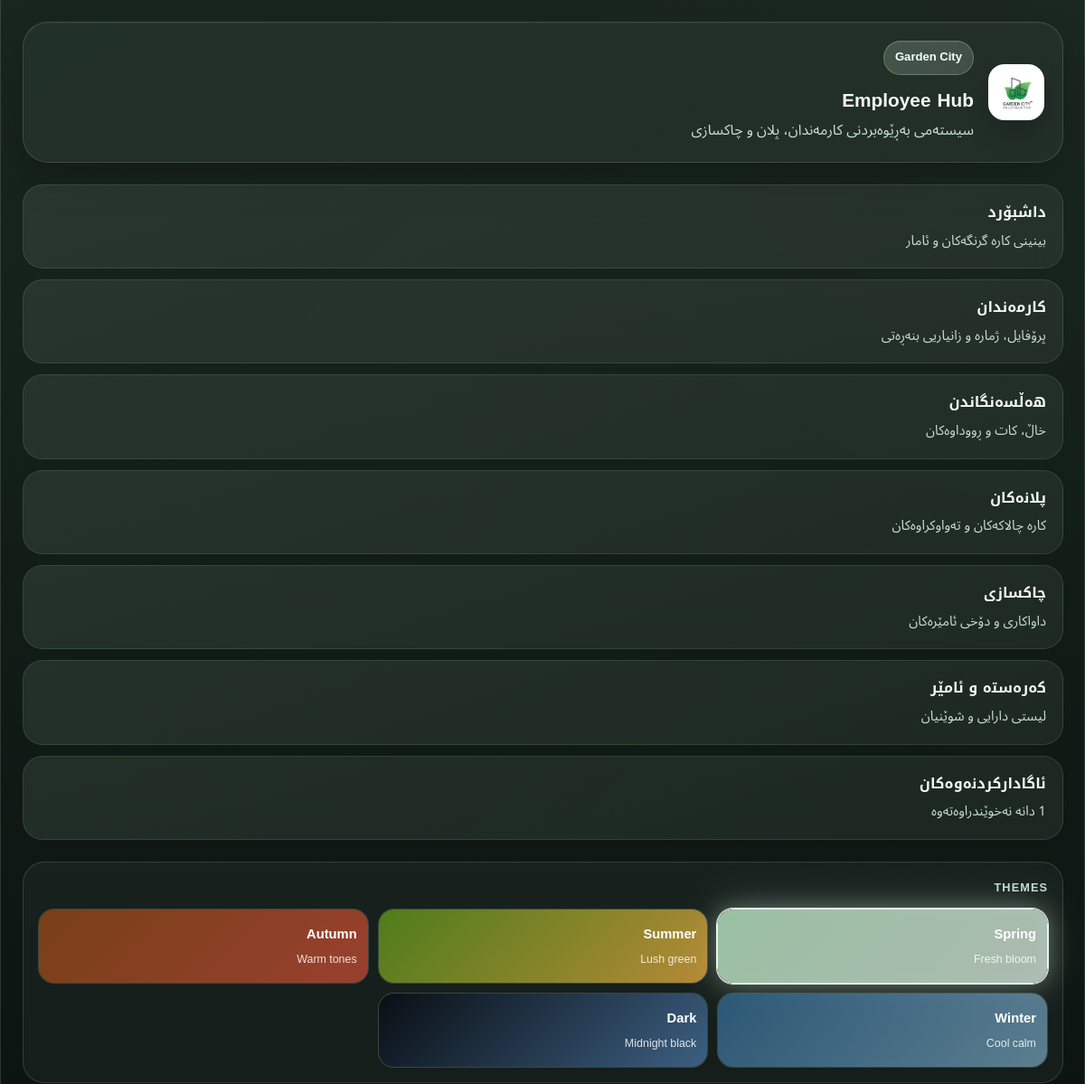
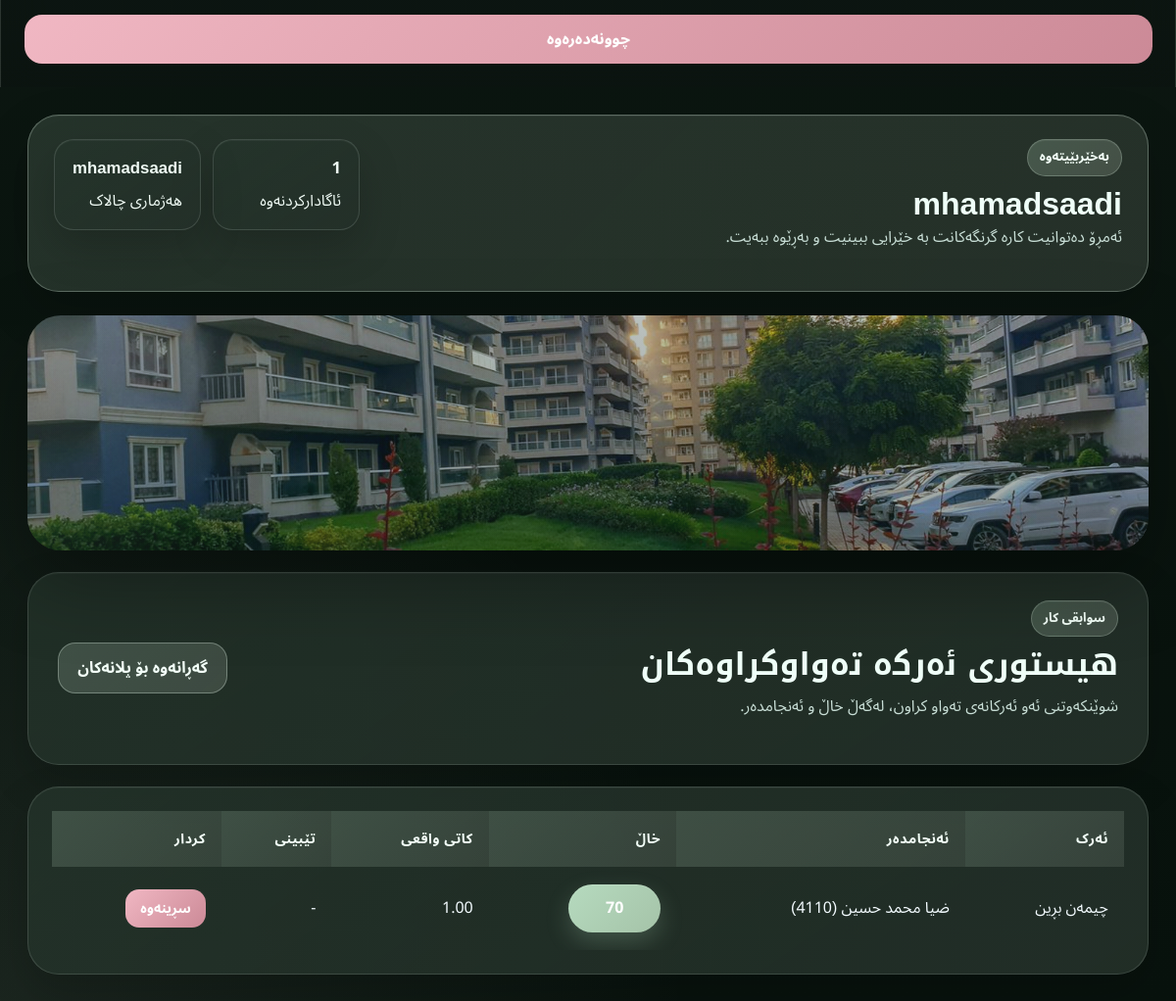
Screenshot of /tasks/history/ (signed in) with the database file from the repository (2 pictures, top to bottom).
### employees/models.py (models this page shows, shortened)
class Task(models.Model):
    STATUS_CHOICES = [
        ('todo', 'لە چاوەڕوانیدا'),
        ('in_progress', 'لە جێبەجێکردندایە'),
        ('done', 'تەواو بووە'),
    ]
    PRIORITY_CHOICES = [
        ('low', 'نزم'),
        ('medium', 'مامناوەند'),
        ('high', 'بەرز'),
        ('urgent', 'زۆر گرنگ'),
    ]
    title = models.CharField(max_length=200)
    description = models.TextField(blank=True, null=True)
    assigned_to = models.ForeignKey(
        Employee,
        on_delete=models.SET_NULL,
        null=True,
        blank=True,
        related_name='assigned_tasks'
    )
    planned_date = models.DateField(null=True, blank=True)
    estimated_hours = models.DecimalField(max_digits=6, decimal_places=2, default=0)
    actual_hours = models.DecimalField(max_digits=6, decimal_places=2, default=0)
    priority = models.CharField(max_length=20, choices=PRIORITY_CHOICES, default='medium')
    status = models.CharField(max_length=20, choices=STATUS_CHOICES, default='todo')
    location = models.CharField(max_length=255, blank=True, null=True)
    created_by = models.ForeignKey(User, on_delete=models.SET_NULL, null=True, blank=True)
    completed_by = models.ForeignKey(
        Employee,
        on_delete=models.SET_NULL,
        null=True,
        blank=True,
        related_name='completed_tasks'
    )
    score_awarded = models.IntegerField(default=0)
    close_note = models.TextField(blank=True, null=True)
    close_event_created = models.BooleanField(default=False)
    created_at = models.DateTimeField(auto_now_add=True)

class Employee(models.Model):
    user = models.OneToOneField(User, on_delete=models.SET_NULL, null=True, blank=True)
    name = models.CharField(max_length=200)
    code = models.CharField(max_length=50, unique=True)
    position = models.CharField(max_length=200)
    phone = models.CharField(max_length=50, blank=True, null=True)
    department = models.ForeignKey(Department, on_delete=models.CASCADE)
    active = models.BooleanField(default=True)
    can_enter_data = models.BooleanField(default=False)
    is_supervisor = models.BooleanField(default=False)
    created_at = models.DateTimeField(auto_now_add=True)
    def __str__(self):
        return f"{self.name} ({self.code})"

### employees/views.py (the view)
# urls.py: path('tasks/history/', task_history, name='task_history'),
@login_required
def task_history(request):
    tasks = Task.objects.select_related('completed_by').filter(status='done').order_by('-created_at')
    return render(request, 'employees/task_history.html', {'tasks': tasks})

### employees/views.py (called while the page is built)
def unread_notifications_count(request):
    if request.user.is_authenticated:
        count = Notification.objects.filter(user=request.user, is_read=False).count()
        return {'unread_notifications_count': count}
    return {'unread_notifications_count': 0}

### employees/templates/employees/task_history.html (shortened to what this page needs)
{% extends 'employees/base.html' %}
{% block banner_class %}page-banner-task-history{% endblock %}
{% block content %}
<section class="page-header-card">
    <div>
        <div class="eyebrow">سوابقی کار</div>
        <h2 class="section-title">هیستوری ئەرکە تەواوکراوەکان</h2>
        <p class="section-copy">شوێنکەوتنی ئەو ئەرکانەی تەواو کراون، لەگەڵ خاڵ و ئەنجامدەر.</p>
    </div>
    <div class="header-actions">
        <a href="/tasks/" class="btn btn-secondary">گەڕانەوە بۆ پلانەکان</a>
    </div>
</section>
<section class="surface-card">
    <div class="table-shell">
        <table class="table app-table align-middle">
            <thead>
                <tr>
                    <th>ئەرک</th>
                    <th>ئەنجامدەر</th>
                    <th>خاڵ</th>
                    <th>کاتی واقعی</th>
                    <th>تێبینی</th>
                    <th>کردار</th>
                </tr>
            </thead>
            <tbody>
                {% for task in tasks %}
                <tr>
                    <td>{{ task.title }}</td>
                    <td>{{ task.completed_by|default:"-" }}</td>
                    <td><span class="score-badge">{{ task.score_awarded }}</span></td>
                    <td>{{ task.actual_hours }}</td>
                    <td>{{ task.close_note|default:"-" }}</td>
                    <td>
                        <a href="/tasks/{{ task.id }}/delete/" class="btn btn-danger btn-sm">سڕینەوە</a>
                    </td>
                </tr>
                {% endfor %}
            </tbody>
        </table>
    </div>
</section>
{% endblock %}

### employees/templates/employees/base.html (shortened to what this page needs)
{% load static %}
<!DOCTYPE html>
<html lang="ckb" dir="rtl">
<head>
    <link href="https://cdn.jsdelivr.net/npm/bootstrap@5.3.0/dist/css/bootstrap.min.css" rel="stylesheet">
    <link href="{% static 'css/app.css' %}?v=20260425i" rel="stylesheet">
</head>
<body class="theme-spring">
{% if request.user.is_authenticated %}
<div class="app-shell">
    <aside class="sidebar-panel" id="app-sidebar">
        <div class="brand-block">
            <img src="{% static 'images/garden-city-logo.jpg' %}" alt="Garden City" class="brand-logo">
            <div>
                <div class="brand-kicker">Garden City</div>
                <div class="brand-title">Employee Hub</div>
                <div class="brand-copy">سیستەمی بەڕێوەبردنی کارمەندان، پلان و چاکسازی</div>
            </div>
        </div>
        <nav class="sidebar-nav">
            <a href="/dashboard/" class="nav-link-tile">
                <span class="nav-link-title">داشبۆرد</span>
                <span class="nav-link-copy">بینینی کارە گرنگەکان و ئامار</span>
            </a>
            <a href="/employees/" class="nav-link-tile">
                <span class="nav-link-title">کارمەندان</span>
                <span class="nav-link-copy">پرۆفایل، ژمارە و زانیاریی بنەڕەتی</span>
            </a>
            <a href="/scores/" class="nav-link-tile">
                <span class="nav-link-title">هەڵسەنگاندن</span>
                <span class="nav-link-copy">خاڵ، کات و ڕووداوەکان</span>
            </a>
            <a href="/tasks/" class="nav-link-tile">
                <span class="nav-link-title">پلانەکان</span>
                <span class="nav-link-copy">کارە چالاکەکان و تەواوکراوەکان</span>
            </a>
            <a href="/maintenance/" class="nav-link-tile">
                <span class="nav-link-title">چاکسازی</span>
                <span class="nav-link-copy">داواکاری و دۆخی ئامێرەکان</span>
            </a>
            <a href="/assets/" class="nav-link-tile">
                <span class="nav-link-title">کەرەستە و ئامێر</span>
                <span class="nav-link-copy">لیستی دارایی و شوێنیان</span>
            </a>
            <a href="/notifications/" class="nav-link-tile">
                <span class="nav-link-title">ئاگادارکردنەوەکان</span>
                <span class="nav-link-copy">{{ unread_notifications_count }} دانە نەخوێندراوەتەوە</span>
            </a>
        </nav>
        <div class="sidebar-footer">
            <div class="theme-switcher-panel">
                <div class="theme-switcher-label">Themes</div>
                <div class="theme-switcher-grid">
                    <button type="button" class="theme-swatch" data-theme="theme-spring">
                        <span class="theme-swatch-title">Spring</span>
                        <span class="theme-swatch-copy">Fresh bloom</span>
                    </button>
                    <button type="button" class="theme-swatch" data-theme="theme-summer">
                        <span class="theme-swatch-title">Summer</span>
                        <span class="theme-swatch-copy">Lush green</span>
                    </button>
                    <button type="button" class="theme-swatch" data-theme="theme-autumn">
                        <span class="theme-swatch-title">Autumn</span>
                        <span class="theme-swatch-copy">Warm tones</span>
                    </button>
                    <button type="button" class="theme-swatch" data-theme="theme-winter">
                        <span class="theme-swatch-title">Winter</span>
                        <span class="theme-swatch-copy">Cool calm</span>
                    </button>
                    <button type="button" class="theme-swatch" data-theme="theme-dark">
                        <span class="theme-swatch-title">Dark</span>
                        <span class="theme-swatch-copy">Midnight black</span>
                    </button>
                </div>
            </div>
            <a href="/logout/" class="btn btn-danger w-100 mt-3">چوونەدەرەوە</a>
        </div>
    </aside>
    <main class="content-shell">
        <header class="topbar-panel">
            <div class="topbar-intro">
                <div class="topbar-intro-copy">
                    <div class="eyebrow">بەخێربێیتەوە</div>
                    <h1 class="topbar-title">{{ request.user.get_full_name|default:request.user.username }}</h1>
                    <p class="topbar-copy">ئەمڕۆ دەتوانیت کارە گرنگەکانت بە خێرایی ببینیت و بەڕێوە ببەیت.</p>
                </div>
            </div>
            <div class="status-cluster">
                <div class="status-pill">
                    <strong>{{ unread_notifications_count }}</strong>
                    <span>ئاگادارکردنەوە</span>
                </div>
                <div class="status-pill">
                    <strong>{{ request.user.username }}</strong>
                    <span>هەژماری چالاک</span>
                </div>
            </div>
        </header>
        <div class="page-body">
            <section class="page-visual-banner {% block banner_class %}page-banner-default{% endblock %}">
                <div class="page-visual-banner-inner"></div>
            </section>
            {% block content %}{% endblock %}
        </div>
    </main>
</div>
{% else %}
{% block guest_content %}{% endblock %}
{% endif %}
</body>
</html>

### rows the page displays
Task: title "چیمەن بڕین", completed_by "ضیا محمد حسین (4110)", score_awarded "70", actual_hours "1.00", close_note "-"

### other values shown
{{ request.user.get_full_name|default:request.user.username }} "mhamadsaadi"
{{ unread_notifications_count }} "1"
{{ request.user.username }} "mhamadsaadi"
